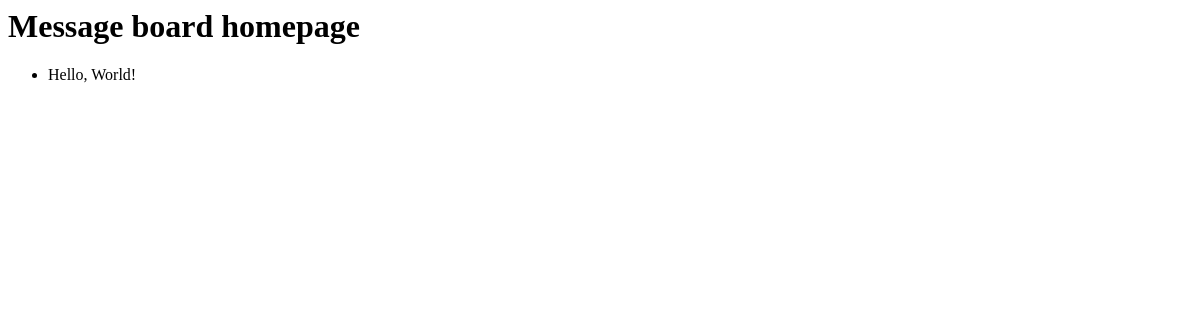
Before: / with the older database file.
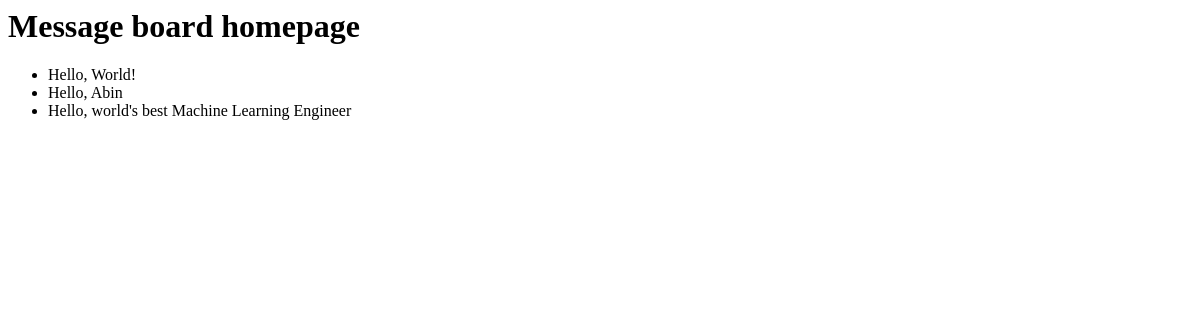
After: the same page with the newer database file.
### posts/models.py (models this page shows, shortened)
class Post(models.Model):
    text = models.TextField()

### posts/views.py (the view)
# urls.py: path("", HomePageView.as_view(), name = "home")
class HomePageView(ListView):
    model = Post
    template_name = "home.html"

### templates/home.html
<h1>Message board homepage</h1>
<ul>
    {% for post in post_list %}
        <li>{{ post.text }}</li>
    {% endfor %}
</ul>

Changed rows visible on the page:
added Post: text "Hello, Abin"
added Post: text "Hello, world's best Machine Learning Engineer"
